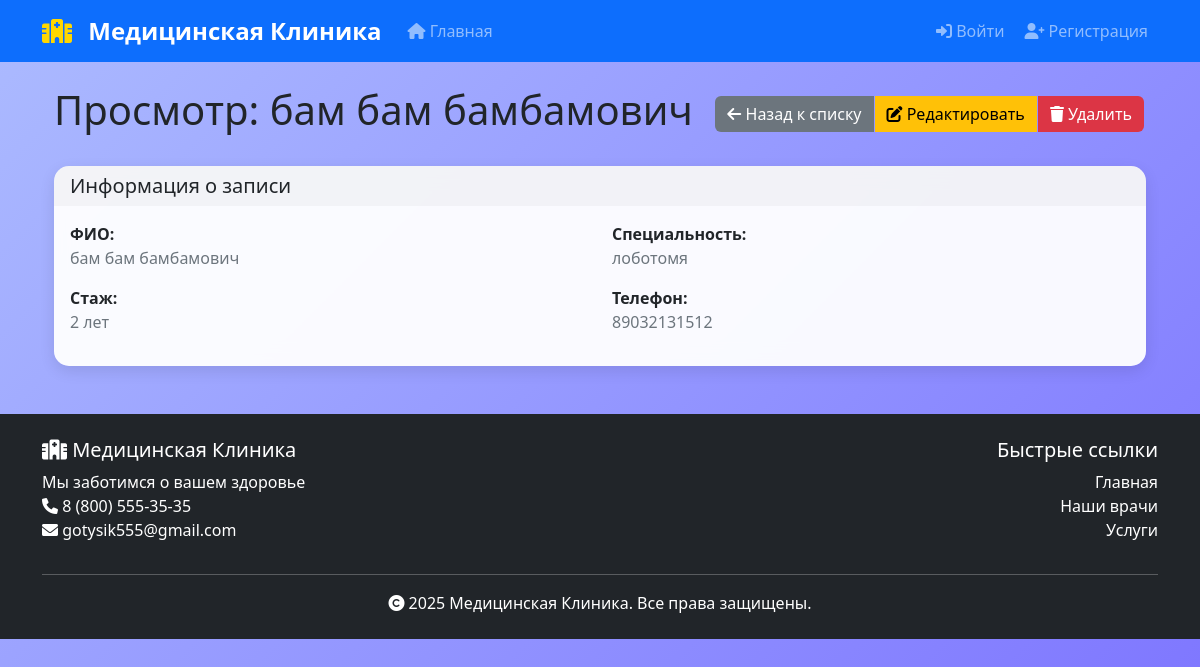
Page /clinic/doctors/1/ on the committed database.
### clinic/models.py (models this page shows, shortened)
class Doctor(models.Model):
    specialization = models.ForeignKey(Specialization, on_delete=models.CASCADE, verbose_name="Специальность")
    first_name = models.CharField(max_length=50, verbose_name="Имя")
    last_name = models.CharField(max_length=50, verbose_name="Фамилия")
    middle_name = models.CharField(max_length=50, verbose_name="Отчество", blank=True)
    experience = models.IntegerField(verbose_name="Стаж (лет)")
    phone = models.CharField(max_length=20, verbose_name="Телефон")
    class Meta:
        verbose_name = "Врач"
        verbose_name_plural = "Врачи"
    def __str__(self):
        return f"{self.last_name} {self.first_name} {self.middle_name}"

class Specialization(models.Model):
    name = models.CharField(max_length=100, verbose_name="Название специальности")
    description = models.TextField(verbose_name="Описание", blank=True)
    class Meta:
        verbose_name = "Специальность"
        verbose_name_plural = "Специальности"

### clinic/views.py (the view)
# urls.py: path('doctors/<int:pk>/', views.doctor_detail, name='doctor_detail'),
def doctor_detail(request, pk):
    doctor = get_object_or_404(Doctor, pk=pk)
    return render(request, 'clinic/doctor_detail.html', {
        'doctor': doctor
    })

### templates/clinic/doctor_detail.html (shortened to what this page needs)
{% extends 'clinic/base_detail.html' %}
{% block content %}
{% with object=doctor back_url='clinic:doctor_list' edit_url='clinic:doctor_edit' delete_url='clinic:doctor_delete' %}
{{ block.super }}
{% endwith %}
{% endblock %}

### templates/clinic/base_detail.html (shortened to what this page needs)
{% extends 'base.html' %}
{% block content %}
<div class="container mt-4">
    <div class="d-flex justify-content-between align-items-center mb-4">
        <h1>Просмотр: {{ object }}</h1>
        <div class="btn-group">
            <a href="{% url back_url %}" class="btn btn-secondary">
                <i class="fas fa-arrow-left"></i> Назад к списку
            </a>
            <a href="{% url edit_url object.pk %}" class="btn btn-warning">
                <i class="fas fa-edit"></i> Редактировать
            </a>
            <a href="{% url delete_url object.pk %}" class="btn btn-danger">
                <i class="fas fa-trash"></i> Удалить
            </a>
        </div>
    </div>
    <div class="card">
        <div class="card-header">
            <h5 class="card-title mb-0">Информация о записи</h5>
        </div>
        <div class="card-body">
            <div class="row">
                {% if object.specialization %}
                    <div class="col-md-6 mb-3">
                        <strong>ФИО:</strong>
                        <br>
                        <span class="text-muted">{{ object.last_name }} {{ object.first_name }} {{ object.middle_name }}</span>
                    </div>
                    <div class="col-md-6 mb-3">
                        <strong>Специальность:</strong>
                        <br>
                        <span class="text-muted">{{ object.specialization.name }}</span>
                    </div>
                    <div class="col-md-6 mb-3">
                        <strong>Стаж:</strong>
                        <br>
                        <span class="text-muted">{{ object.experience }} лет</span>
                    </div>
                    <div class="col-md-6 mb-3">
                        <strong>Телефон:</strong>
                        <br>
                        <span class="text-muted">{{ object.phone }}</span>
                    </div>
                {% endif %}
            </div>
        </div>
    </div>
</div>
{% endblock %}

### static/css/style.css (style rules this page uses)
:root { --primary-color: #2c3e50; --secondary-color: #3498db; --success-color: #27ae60; --danger-color: #e74c3c; --warning-color: #f39c12; --info-color: #17a2b8; --light-color: #ecf0f1; --dark-color: #2c3e50; }
body { font-family: 'Segoe UI', Tahoma, Geneva, Verdana, sans-serif; background: linear-gradient(135deg, #acbbff 0%, #7c73ff 100%); min-height: 100vh; }
.card { border: none; border-radius: 15px; box-shadow: 0 5px 15px rgba(0, 0, 0, 0.1); transition: all 0.3s ease; background: rgba(255, 255, 255, 0.95); backdrop-filter: blur(10px); }
.card-header { border-radius: 15px 15px 0 0 !important; border: none; font-weight: 600; }
.btn { border-radius: 8px; font-weight: 500; transition: all 0.3s ease; border: none; position: relative; overflow: hidden; }
.btn::before { content: ''; position: absolute; top: 0; left: -100%; width: 100%; height: 100%; background: linear-gradient(90deg, transparent, rgba(255, 255, 255, 0.2), transparent); transition: left 0.5s; }
.btn-group .btn { margin: 0 2px; border-radius: 6px; }
.container { animation: fadeIn 0.8s ease-out; }
.mb-4 { margin-bottom: 1.5rem !important; }
.mt-4 { margin-top: 1.5rem !important; }

### rows in the picture
Doctor: last_name+first_name+middle_name "бам бам бамбамович", last_name "бам", first_name "бам", middle_name "бамбамович", specialization.name "лоботомя", experience "2", phone "89032131512"
